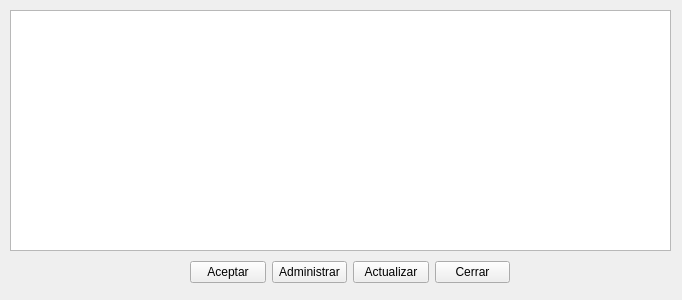
<?xml version="1.0" encoding="UTF-8"?>
<ui version="4.0">
 <class>Form</class>
 <widget class="QWidget" name="Form">
  <property name="geometry">
   <rect>
    <x>0</x>
    <y>0</y>
    <width>682</width>
    <height>300</height>
   </rect>
  </property>
  <property name="windowTitle">
   <string>Form</string>
  </property>
  <widget class="QTableWidget" name="tabla_seleccion_entr">
   <property name="geometry">
    <rect>
     <x>10</x>
     <y>10</y>
     <width>661</width>
     <height>241</height>
    </rect>
   </property>
  </widget>
  <widget class="QWidget" name="">
   <property name="geometry">
    <rect>
     <x>190</x>
     <y>260</y>
     <width>320</width>
     <height>25</height>
    </rect>
   </property>
   <layout class="QHBoxLayout" name="horizontalLayout">
    <item>
     <widget class="QPushButton" name="btn_aceptar">
      <property name="text">
       <string>Aceptar</string>
      </property>
     </widget>
    </item>
    <item>
     <widget class="QPushButton" name="btn_administrar">
      <property name="text">
       <string>Administrar</string>
      </property>
     </widget>
    </item>
    <item>
     <widget class="QPushButton" name="btn_actualizar">
      <property name="text">
       <string>Actualizar</string>
      </property>
     </widget>
    </item>
    <item>
     <widget class="QPushButton" name="btn_cerrar">
      <property name="text">
       <string>Cerrar</string>
      </property>
     </widget>
    </item>
   </layout>
  </widget>
 </widget>
 <resources/>
 <connections/>
</ui>
